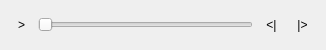
<ui version="4.0" >
 <class>ossimPlanetQtVideoControlWidget</class>
 <widget class="QWidget" name="ossimPlanetQtVideoControlWidget" >
  <property name="geometry" >
   <rect>
    <x>0</x>
    <y>0</y>
    <width>326</width>
    <height>50</height>
   </rect>
  </property>
  <property name="windowTitle" >
   <string>Form</string>
  </property>
  <property name="autoFillBackground" >
   <bool>true</bool>
  </property>
  <layout class="QHBoxLayout" >
   <item>
    <layout class="QHBoxLayout" >
     <item>
      <widget class="QToolButton" name="thePlayButton" >
       <property name="autoFillBackground" >
        <bool>true</bool>
       </property>
       <property name="text" >
        <string>></string>
       </property>
       <property name="checkable" >
        <bool>false</bool>
       </property>
       <property name="checked" >
        <bool>false</bool>
       </property>
       <property name="autoRaise" >
        <bool>true</bool>
       </property>
       <property name="arrowType" >
        <enum>Qt::NoArrow</enum>
       </property>
      </widget>
     </item>
     <item>
      <widget class="QSlider" name="theReferenceTimeSlider" >
       <property name="minimumSize" >
        <size>
         <width>128</width>
         <height>0</height>
        </size>
       </property>
       <property name="autoFillBackground" >
        <bool>true</bool>
       </property>
       <property name="orientation" >
        <enum>Qt::Horizontal</enum>
       </property>
      </widget>
     </item>
     <item>
      <widget class="QToolButton" name="theFrameStepLeftButton" >
       <property name="autoFillBackground" >
        <bool>true</bool>
       </property>
       <property name="text" >
        <string>&lt;|</string>
       </property>
       <property name="checkable" >
        <bool>false</bool>
       </property>
       <property name="checked" >
        <bool>false</bool>
       </property>
       <property name="autoRaise" >
        <bool>true</bool>
       </property>
       <property name="arrowType" >
        <enum>Qt::NoArrow</enum>
       </property>
      </widget>
     </item>
     <item>
      <widget class="QToolButton" name="theFrameStepRightButton" >
       <property name="autoFillBackground" >
        <bool>true</bool>
       </property>
       <property name="text" >
        <string>|></string>
       </property>
       <property name="checkable" >
        <bool>false</bool>
       </property>
       <property name="checked" >
        <bool>false</bool>
       </property>
       <property name="autoRaise" >
        <bool>true</bool>
       </property>
       <property name="arrowType" >
        <enum>Qt::NoArrow</enum>
       </property>
      </widget>
     </item>
    </layout>
   </item>
  </layout>
 </widget>
 <resources/>
 <connections/>
</ui>
